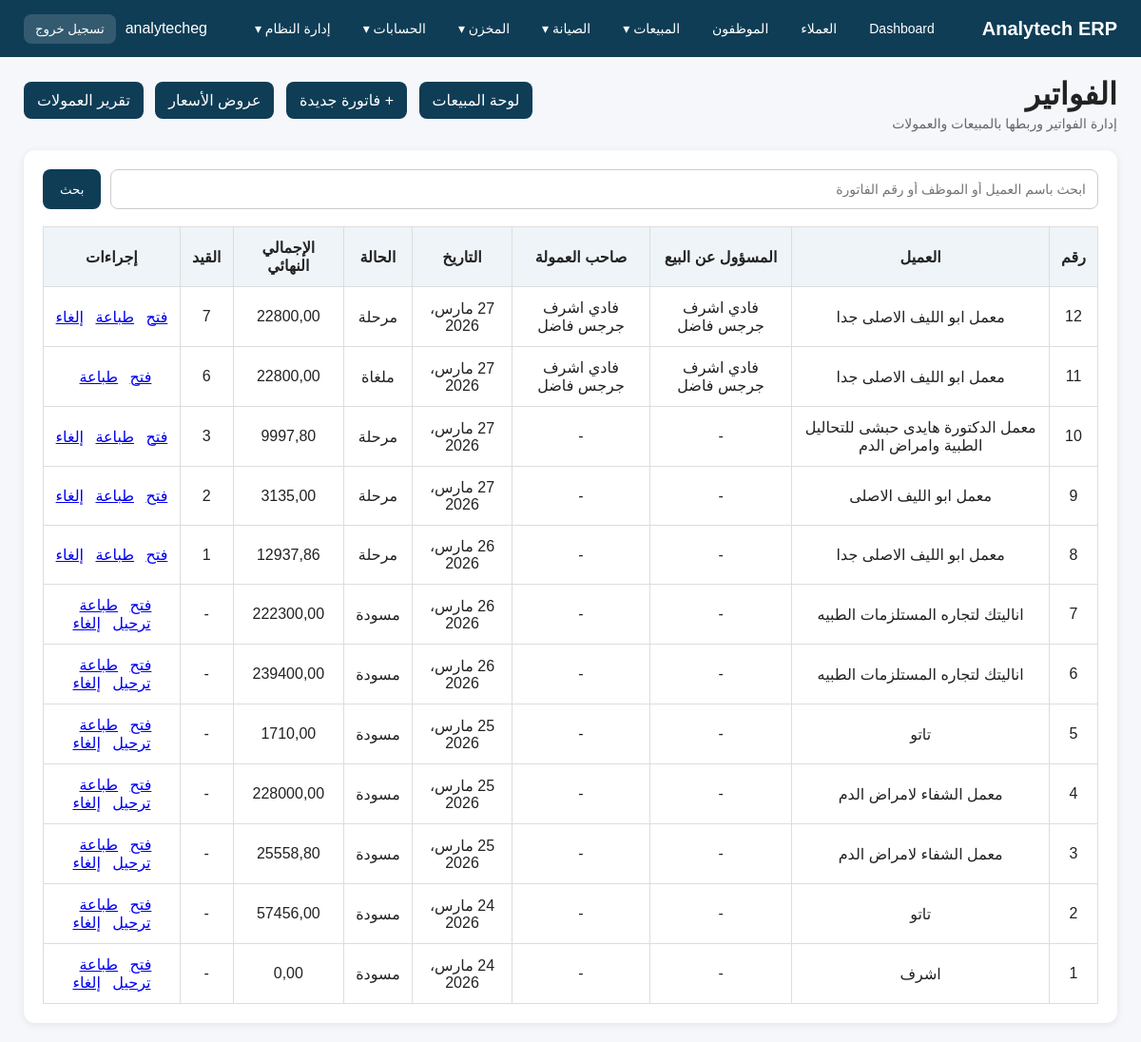
Page /invoices/ (signed in) on the committed database.
### app_invoices/models.py (models this page shows, shortened)
class Invoice(models.Model):
    STATUS_CHOICES = [
        ('draft', 'مسودة'),
        ('posted', 'مرحلة'),
        ('cancelled', 'ملغاة'),
    ]
    quotation = models.OneToOneField(
        Quotation,
        on_delete=models.SET_NULL,
        null=True,
        blank=True,
        related_name='invoice',
        verbose_name='عرض السعر'
    )
    customer_name = models.CharField(max_length=200, verbose_name='اسم العميل')
    invoice_date = models.DateField(auto_now_add=True, verbose_name='تاريخ الفاتورة')
    sales_owner = models.ForeignKey(
        'app_employees.Employee',
        on_delete=models.SET_NULL,
        null=True,
        blank=True,
        related_name='sales_invoices',
        verbose_name='الموظف المسؤول عن البيع'
    )
    commission_owner = models.ForeignKey(
        'app_employees.Employee',
        on_delete=models.SET_NULL,
        null=True,
        blank=True,
        related_name='commission_invoices',
        verbose_name='صاحب العمولة'
    )
    status = models.CharField(max_length=20, choices=STATUS_CHOICES, default='draft', verbose_name='الحالة')
    stock_posted = models.BooleanField(default=False, verbose_name='تم ترحيل المخزن')
    journal_entry = models.OneToOneField(
        JournalEntry,
        on_delete=models.SET_NULL,
        null=True,
        blank=True,
        related_name='invoice',
        verbose_name='القيد المحاسبي'
    )
    subtotal = models.DecimalField(max_digits=12, decimal_places=2, default=0, verbose_name='الإجمالي قبل الخصم')
    discount_percent = models.DecimalField(max_digits=5, decimal_places=2, default=0, verbose_name='نسبة الخصم %')
    discount_amount = models.DecimalField(max_digits=12, decimal_places=2, default=0, verbose_name='قيمة الخصم')
    net_before_vat = models.DecimalField(max_digits=12, decimal_places=2, default=0, verbose_name='الصافي قبل الضريبة')
    vat_percent = models.DecimalField(max_digits=5, decimal_places=2, default=14, verbose_name='نسبة الضريبة %')
    vat_amount = models.DecimalField(max_digits=12, decimal_places=2, default=0, verbose_name='قيمة الضريبة')
    total_after_vat = models.DecimalField(max_digits=12, decimal_places=2, default=0, verbose_name='الإجمالي النهائي')
    notes = models.TextField(blank=True, null=True, verbose_name='ملاحظات')
    class Meta:
        verbose_name = 'فاتورة'
        verbose_name_plural = 'الفواتير'
        ordering = ['-id']

### app_employees/models.py (models this page shows, shortened)
class Employee(models.Model):
    STATUS_CHOICES = [
        ('Active', 'نشط'),
        ('On Leave', 'إجازة'),
        ('Suspended', 'موقوف'),
        ('Resigned', 'مستقيل'),
    ]
    employee_code = models.CharField(max_length=50, unique=True, verbose_name='كود الموظف')
    full_name = models.CharField(max_length=200, verbose_name='اسم الموظف')
    department = models.CharField(max_length=100, blank=True, null=True, verbose_name='القسم')
    job_title = models.CharField(max_length=150, blank=True, null=True, verbose_name='الوظيفة')
    status = models.CharField(max_length=20, choices=STATUS_CHOICES, default='Active', verbose_name='الحالة')
    hire_date = models.DateField(default=timezone.localdate, verbose_name='تاريخ التعيين')
    birth_date = models.DateField(blank=True, null=True, verbose_name='تاريخ الميلاد')
    national_id = models.CharField(max_length=50, blank=True, null=True, verbose_name='الرقم القومي')
    phone = models.CharField(max_length=50, blank=True, null=True, verbose_name='الموبايل')
    email = models.EmailField(blank=True, null=True, verbose_name='البريد الإلكتروني')
    address = models.TextField(blank=True, null=True, verbose_name='العنوان')
    qualification = models.CharField(max_length=200, blank=True, null=True, verbose_name='المؤهل الدراسي')
    specialization = models.CharField(max_length=200, blank=True, null=True, verbose_name='التخصص')
    direct_manager = models.ForeignKey(
        'self',
        on_delete=models.SET_NULL,
        null=True,
        blank=True,
        related_name='team_members',
        verbose_name='المدير المباشر'
    )
    can_do_sales = models.BooleanField(default=False, verbose_name='يمكنه تنفيذ مبيعات')
    can_do_service = models.BooleanField(default=False, verbose_name='يمكنه تنفيذ صيانة')
    can_manage_team = models.BooleanField(default=False, verbose_name='يمكنه إدارة فريق')
    sales_commission_percent = models.DecimalField(
        max_digits=5,
        decimal_places=2,
        default=0,
        verbose_name='نسبة عمولة المبيعات الافتراضية %'
    )
    notes = models.TextField(blank=True, null=True, verbose_name='ملاحظات')
    class Meta:
        verbose_name = 'موظف'
        verbose_name_plural = 'الموظفون'
        ordering = ['full_name']

### accounting/models.py (models this page shows, shortened)
class JournalEntry(models.Model):
    ENTRY_STATUS = [
        ('Draft', 'مسودة'),
        ('Posted', 'مرحّل'),
        ('Cancelled', 'ملغي'),
    ]
    entry_date = models.DateField(default=timezone.localdate, verbose_name='تاريخ القيد')
    description = models.CharField(max_length=255, verbose_name='البيان')
    reference = models.CharField(max_length=100, blank=True, null=True, verbose_name='المرجع')
    status = models.CharField(max_length=20, choices=ENTRY_STATUS, default='Draft', verbose_name='الحالة')
    source_type = models.CharField(max_length=50, blank=True, null=True, verbose_name='نوع المصدر')
    source_id = models.PositiveIntegerField(blank=True, null=True, verbose_name='رقم المصدر')
    created_at = models.DateTimeField(auto_now_add=True)
    notes = models.TextField(blank=True, null=True, verbose_name='ملاحظات')
    class Meta:
        verbose_name = 'قيد يومية'
        verbose_name_plural = 'القيود اليومية'
        ordering = ['-entry_date', '-id']

### app_invoices/views.py (the view, shortened to what this page needs)
# urls.py: path('', views.invoice_list, name='invoice_list'),
def invoice_list(request):
    query = request.GET.get('q', '')
    invoices = Invoice.objects.select_related('sales_owner', 'commission_owner').all().order_by('-id')
    return render(request, 'app_invoices/invoice_list.html', {
        'invoices': invoices,
        'query': query,
    })

### templates/app_invoices/invoice_list.html (shortened to what this page needs)
{% extends 'base.html' %}
{% block content %}
<div class="topbar">
    <div>
        <h1>الفواتير</h1>
        <div class="sub">إدارة الفواتير وربطها بالمبيعات والعمولات</div>
    </div>
    <div class="quick-links">
        <a href="{% url 'sales_dashboard' %}">لوحة المبيعات</a>
        <a href="{% url 'invoice_create' %}">+ فاتورة جديدة</a>
        <a href="{% url 'quotation_list' %}">عروض الأسعار</a>
        <a href="{% url 'commission_report' %}">تقرير العمولات</a>
    </div>
</div>
<div class="section">
    <form method="get" style="display:flex; gap:10px; margin-bottom:18px;">
        <input
            type="text"
            name="q"
            value="{{ query }}"
            placeholder="ابحث باسم العميل أو الموظف أو رقم الفاتورة"
            style="flex:1; padding:12px; border:1px solid #ccc; border-radius:8px;"
        >
        <button
            type="submit"
            style="padding:12px 18px; background:#0f3d56; color:white; border:none; border-radius:8px;"
        >
            بحث
        </button>
    </form>
    <table style="width:100%; border-collapse:collapse;">
        <thead>
            <tr style="background:#eef4f7;">
                <th style="padding:12px; border:1px solid #ddd;">رقم</th>
                <th style="padding:12px; border:1px solid #ddd;">العميل</th>
                <th style="padding:12px; border:1px solid #ddd;">المسؤول عن البيع</th>
                <th style="padding:12px; border:1px solid #ddd;">صاحب العمولة</th>
                <th style="padding:12px; border:1px solid #ddd;">التاريخ</th>
                <th style="padding:12px; border:1px solid #ddd;">الحالة</th>
                <th style="padding:12px; border:1px solid #ddd;">الإجمالي النهائي</th>
                <th style="padding:12px; border:1px solid #ddd;">القيد</th>
                <th style="padding:12px; border:1px solid #ddd;">إجراءات</th>
            </tr>
        </thead>
        <tbody>
            {% for invoice in invoices %}
            <tr>
                <td style="padding:12px; border:1px solid #ddd;">{{ invoice.id }}</td>
                <td style="padding:12px; border:1px solid #ddd;">{{ invoice.customer_name }}</td>
                <td style="padding:12px; border:1px solid #ddd;">
                    {% if invoice.sales_owner %}{{ invoice.sales_owner.full_name }}{% else %}-{% endif %}
                </td>
                <td style="padding:12px; border:1px solid #ddd;">
                    {% if invoice.commission_owner %}{{ invoice.commission_owner.full_name }}{% else %}-{% endif %}
                </td>
                <td style="padding:12px; border:1px solid #ddd;">{{ invoice.invoice_date }}</td>
                <td style="padding:12px; border:1px solid #ddd;">{{ invoice.get_status_display }}</td>
                <td style="padding:12px; border:1px solid #ddd;">{{ invoice.total_after_vat }}</td>
                <td style="padding:12px; border:1px solid #ddd;">
                    {% if invoice.journal_entry %}{{ invoice.journal_entry.id }}{% else %}-{% endif %}
                </td>
                <td style="padding:12px; border:1px solid #ddd;">
                    <a href="{% url 'invoice_detail' invoice.id %}" style="margin-left:8px;">فتح</a>
                    <a href="{% url 'invoice_print' invoice.id %}" target="_blank" style="margin-left:8px;">طباعة</a>
                    {% if invoice.status == 'draft' %}
                        <a href="{% url 'post_invoice' invoice.id %}" style="margin-left:8px;">ترحيل</a>
                    {% endif %}
                    {% if invoice.status != 'cancelled' %}
                        <a href="{% url 'cancel_invoice' invoice.id %}">إلغاء</a>
                    {% endif %}
                </td>
            </tr>
            {% empty %}
            <tr>
                <td colspan="9" style="padding:20px; text-align:center; border:1px solid #ddd;">
                    لا توجد فواتير
                </td>
            </tr>
            {% endfor %}
        </tbody>
    </table>
</div>
{% endblock %}

### templates/base.html (shortened to what this page needs)
<!DOCTYPE html>
<html lang="ar" dir="rtl">
<head>
</head>
<body>
<div class="navbar">
    <div class="logo">Analytech ERP</div>
    {% if user.is_authenticated %}
    <div class="menu">
        <a href="/">Dashboard</a>
        {% if perms.customers.view_customer %}
        <a href="/customers/">العملاء</a>
        {% endif %}
        {% if perms.app_employees.view_employee %}
        <a href="/employees/">الموظفون</a>
        {% endif %}
        {% if perms.app_quotations.view_quotation or perms.app_sales.view_salesorder or perms.app_invoices.view_invoice or perms.app_employees.view_employeecommission %}
        <div class="dropdown">
            <a href="/reports/sales/">المبيعات ▾</a>
        </div>
        {% endif %}
        {% if perms.app_maintenance.view_maintenancerequest or perms.app_maintenance.view_maintenancevisit or perms.app_maintenance.view_preventivemaintenanceplan %}
        <div class="dropdown">
            <a href="/maintenance/reports/">الصيانة ▾</a>
        </div>
        {% endif %}
        {% if perms.app_inventory.view_inventoryitem or perms.app_inventory.view_inventorylot or perms.app_inventory.view_inventorytransaction or perms.app_inventory.view_recallnotice %}
        <div class="dropdown">
            <a href="/inventory/">المخزن ▾</a>
        </div>
        {% endif %}
        {% if perms.accounting.view_account or perms.accounting.view_journalentry or perms.accounting.view_receiptvoucher or perms.accounting.view_paymentvoucher %}
        <div class="dropdown">
            <a href="/accounting/">الحسابات ▾</a>
        </div>
        {% endif %}
        {% if user.is_staff %}
        <div class="dropdown">
            <a href="/admin/">إدارة النظام ▾</a>
        </div>
        {% endif %}
    </div>
    <div class="user-box">
        <span>{{ user.username }}</span>
        <form method="post" action="{% url 'logout' %}" class="logout-form">
            <button type="submit" class="logout-btn">تسجيل خروج</button>
        </form>
    </div>
    {% endif %}
</div>
<div class="container">
    {% block content %}{% endblock %}
</div>
</body>
</html>

### templates/base.html (style rules this page uses)
body { margin: 0; font-family: Tahoma, Arial, sans-serif; background: #f5f7fa; color: #222; }
.navbar { background: #0f3d56; color: white; padding: 14px 25px; display: flex; justify-content: space-between; align-items: center; gap: 16px; flex-wrap: wrap; }
.logo { font-size: 20px; font-weight: bold; white-space: nowrap; }
.menu { display: flex; align-items: center; gap: 14px; flex-wrap: wrap; }
.menu > a, .dropdown > a { color: white; text-decoration: none; font-size: 14px; padding: 8px 10px; border-radius: 8px; display: inline-block; }
.dropdown { position: relative; }
.container { padding: 20px 25px; }
.topbar { display: flex; justify-content: space-between; align-items: center; margin-bottom: 20px; gap: 15px; flex-wrap: wrap; }
.topbar h1 { margin: 0; }
.sub { color: #666; font-size: 14px; margin-top: 4px; }
.section { background: white; padding: 20px; border-radius: 12px; box-shadow: 0 2px 8px rgba(0,0,0,0.08); }
table { width: 100%; border-collapse: collapse; }
th, td { padding: 10px; border-bottom: 1px solid #eee; text-align: center; vertical-align: middle; }
th { background: #eef4f7; }
.form-control, select, textarea, input[type="text"], input[type="number"], input[type="date"], input[type="email"], input[type="password"] { width: 100%; padding: 10px 12px; border: 1px solid #ccc; border-radius: 8px; font-size: 14px; background: #fff; box-sizing: border-box; }
.quick-links a { display: inline-block; background: #0f3d56; color: white; padding: 10px 14px; border-radius: 8px; text-decoration: none; margin-right: 8px; margin-bottom: 8px; }
.user-box { display: flex; align-items: center; gap: 10px; color: white; }
.logout-form { margin: 0; }
.logout-btn { background: rgba(255,255,255,0.15); border: none; color: white; padding: 8px 12px; border-radius: 8px; cursor: pointer; }

### rows in the picture
Invoice: id "12", customer_name "معمل ابو الليف الاصلى جدا", sales_owner.full_name "فادي اشرف جرجس فاضل", commission_owner.full_name "فادي اشرف جرجس فاضل", invoice_date "27 مارس، 2026", status "مرحلة", total_after_vat "22800,00", journal_entry.id "7", shows "إلغاء"
Invoice: id "11", customer_name "معمل ابو الليف الاصلى جدا", sales_owner.full_name "فادي اشرف جرجس فاضل", commission_owner.full_name "فادي اشرف جرجس فاضل", invoice_date "27 مارس، 2026", status "ملغاة", total_after_vat "22800,00", journal_entry.id "6"
Invoice: id "10", customer_name "معمل الدكتورة هايدى حبشى للتحاليل الطبية وامراض الدم", invoice_date "27 مارس، 2026", status "مرحلة", total_after_vat "9997,80", journal_entry.id "3", shows "إلغاء"
Invoice: id "9", customer_name "معمل ابو الليف الاصلى", invoice_date "27 مارس، 2026", status "مرحلة", total_after_vat "3135,00", journal_entry.id "2", shows "إلغاء"
Invoice: id "8", customer_name "معمل ابو الليف الاصلى جدا", invoice_date "26 مارس، 2026", status "مرحلة", total_after_vat "12937,86", journal_entry.id "1", shows "إلغاء"
Invoice: id "7", customer_name "اناليتك لتجاره المستلزمات الطبيه", invoice_date "26 مارس، 2026", status "مسودة", total_after_vat "222300,00", shows "ترحيل", shows "إلغاء"
Invoice: id "6", customer_name "اناليتك لتجاره المستلزمات الطبيه", invoice_date "26 مارس، 2026", status "مسودة", total_after_vat "239400,00", shows "ترحيل", shows "إلغاء"
Invoice: id "5", customer_name "تاتو", invoice_date "25 مارس، 2026", status "مسودة", total_after_vat "1710,00", shows "ترحيل", shows "إلغاء"
Invoice: id "4", customer_name "معمل الشفاء لامراض الدم", invoice_date "25 مارس، 2026", status "مسودة", total_after_vat "228000,00", shows "ترحيل", shows "إلغاء"
Invoice: id "3", customer_name "معمل الشفاء لامراض الدم", invoice_date "25 مارس، 2026", status "مسودة", total_after_vat "25558,80", shows "ترحيل", shows "إلغاء"
Invoice: id "2", customer_name "تاتو", invoice_date "24 مارس، 2026", status "مسودة", total_after_vat "57456,00", shows "ترحيل", shows "إلغاء"
Invoice: id "1", customer_name "اشرف", invoice_date "24 مارس، 2026", status "مسودة", total_after_vat "0,00", shows "ترحيل", shows "إلغاء"

### other values in the picture
{{ user.username }} "analytecheg"
